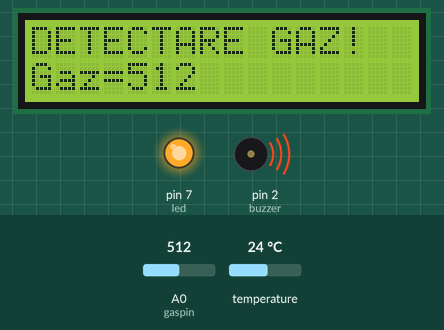
Simulated run of this sketch. Board: Arduino Uno, built with avr-gcc and run on an emulated ATmega328P. On the bench: 16×2 character LCD, output pins drawn as LEDs (lit = HIGH), buzzer (waves = sounding). The test bench sets the inputs (shaded band); at power-on: A0 (gaspin) = 512, temperature 24 °C. What the sketch prints to the serial monitor is not drawn.

Above: at 1.99 s.
2.5 s: A0 (gaspin) set to 268
At 3.3 s:
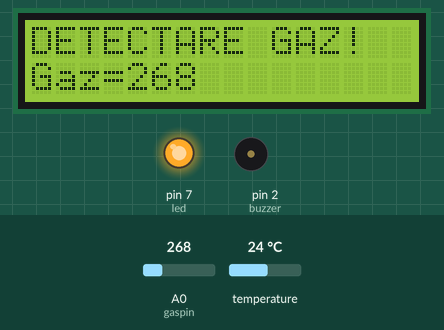
4.8 s: A0 (gaspin) set to 244
At 6.9 s:
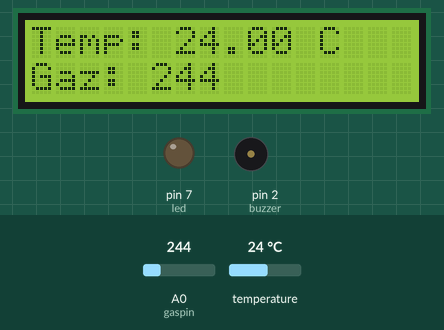
7.2 s: A0 (gaspin) set to 306
At 7.71 s:
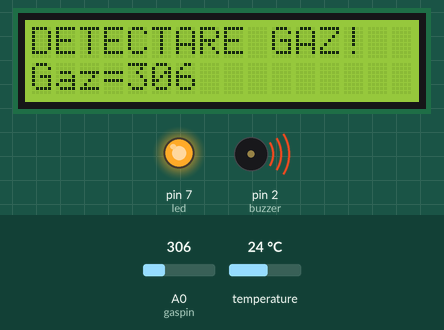
Timing chart, 0 to 61.5 s (numbered marks = the images above; inputs shaded):
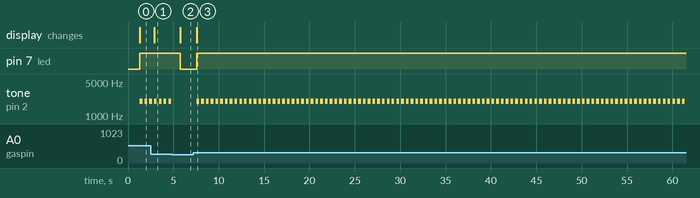

The sketch:

fire_detection_system.ino
```cpp
#include <Wire.h>
#include <LiquidCrystal_I2C.h>
#include <OneWire.h>
#include <DallasTemperature.h>

#define ONE_WIRE_BUS 8

const int buzzer = 2;
const int led    = 7;
const int gaspin = A0;

const int PRAG_GAZ = 250;
const float PRAG_TEMP = 35.0;

OneWire oneWire(ONE_WIRE_BUS);
DallasTemperature sensors(&oneWire);
LiquidCrystal_I2C lcd(0x27, 16, 2);

void setup() {
  pinMode(led, OUTPUT);
  pinMode(buzzer, OUTPUT);

  digitalWrite(led, LOW);


  Serial.begin(9600);

  lcd.begin();// Inițializarea display-ului LCD
lcd.backlight();// Activarea iluminării de fundal a display-ului


  sensors.begin();

  lcd.setCursor(0,0);
  lcd.print("Sistem pornit");
  delay(1200);
  lcd.clear();
}

void alarmaGaz(int valoareGaz) {
  lcd.clear();
  lcd.setCursor(0,0);
  lcd.print("DETECTARE GAZ!");
  lcd.setCursor(0,1);
  lcd.print("Gaz=");
  lcd.print(valoareGaz);

  digitalWrite(led, HIGH);

  // beep scurt repetat (mai “vizibil”)
  tone(buzzer, 2000);
  delay(300);
  noTone(buzzer);
  delay(200);
}

void alarmaTemperatura() {
  lcd.clear();
  lcd.setCursor(0,0);
  lcd.print("TEMPERATURA");
  lcd.setCursor(0,1);
  lcd.print("CRESCUTA!");

  digitalWrite(led, HIGH);
  tone(buzzer, 1500);
  delay(800);
  noTone(buzzer);
  delay(200);
}

void loop() {
  int valoareGaz = analogRead(gaspin);

  // DEBUG: vezi sigur daca trece de prag
  Serial.print("Gaz: ");
  Serial.println(valoareGaz);

  // PRIORITATE GAZ: cat timp e peste prag, ramai in alarma
  if (valoareGaz > PRAG_GAZ) {
    alarmaGaz(valoareGaz);
    return;                     // <<< asta e cheia
  }

  // daca nu e gaz, mergi pe temperatura
  sensors.requestTemperatures();
  float temperatura = sensors.getTempCByIndex(0);

  Serial.print("Temp: ");
  Serial.println(temperatura);

  if (temperatura >= PRAG_TEMP) {
    alarmaTemperatura();
    return;
  }

  // afisare normala
  digitalWrite(led, LOW);


  lcd.clear();
  lcd.setCursor(0,0);
  lcd.print("Temp: ");
  lcd.print(temperatura);
  lcd.print(" C");

  lcd.setCursor(0,1);
  lcd.print("Gaz: ");
  lcd.print(valoareGaz);

  delay(500);
}
```

Measured:
- the behaviour switches between 251 and 250 on A0 (gaspin) (found by bisection; images 1 and 2)
- after the input at 2.5 s, the display: changes after 0.39 s (image 1)
- after the input at 4.8 s, pin 7 (led): HIGH → LOW after 0.93 s; tone on pin 2 (buzzer): stops changing and stays silent; the display: changes after 0.96 s (image 2)
- after the input at 7.2 s, pin 7 (led): LOW → HIGH after 0.37 s; tone on pin 2 (buzzer): alternates 2000 Hz for 0.30 s and silent for 0.22 s, starting after 0.37 s; the display: changes after 0.37 s (image 3)
- by itself, tone on pin 2 (buzzer): alternates 2000 Hz for 0.30 s and silent for 0.22 s
